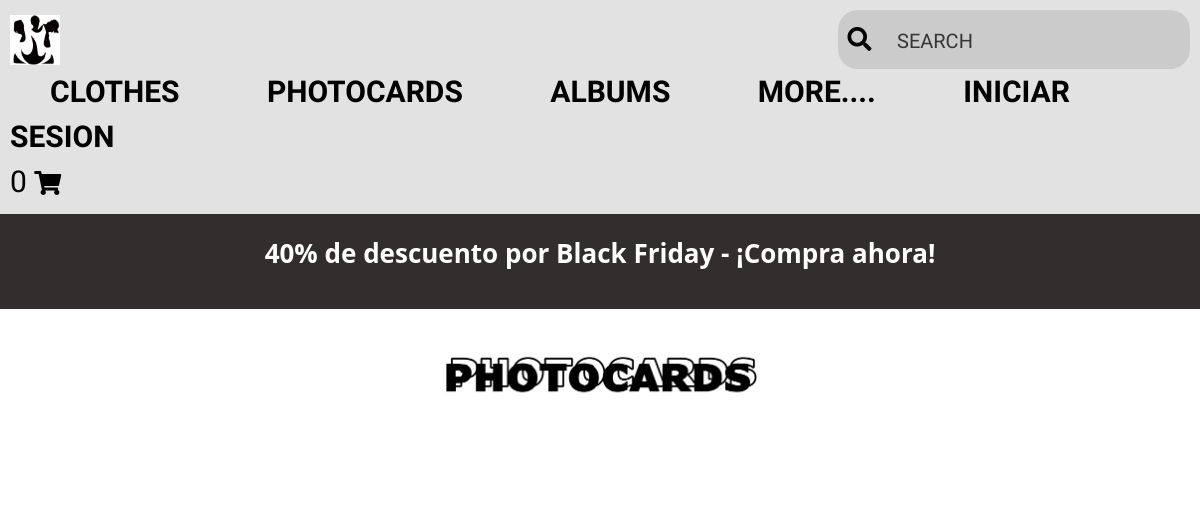
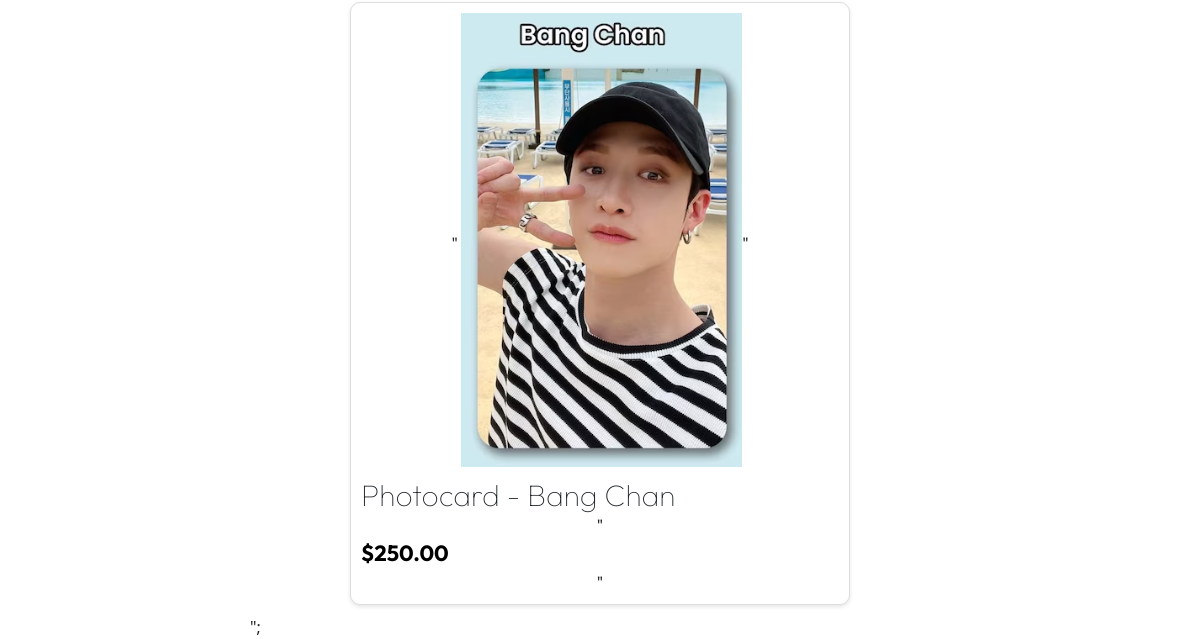
The page /photocards.php on the database as committed earlier (2 pictures, top to bottom).
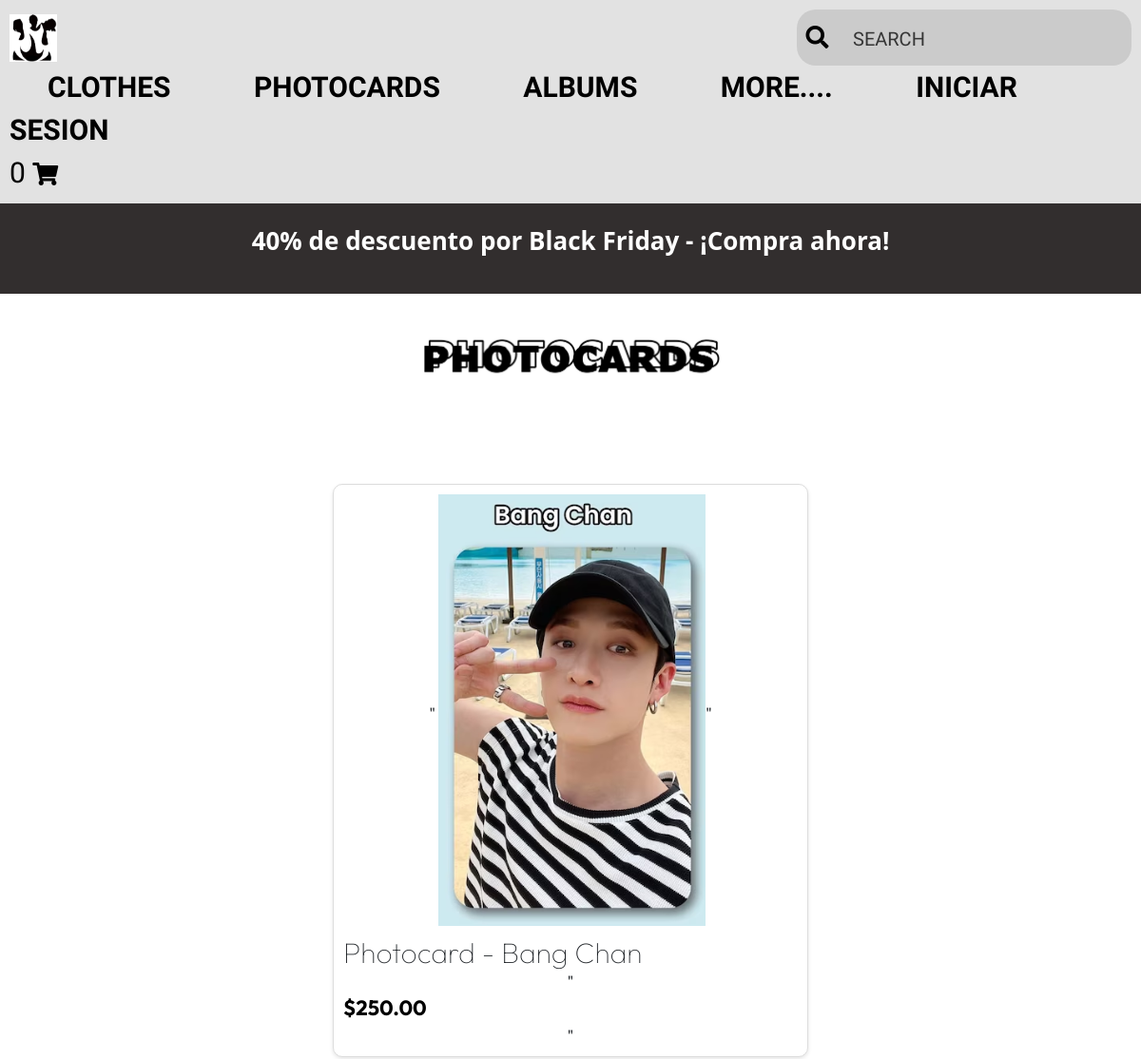
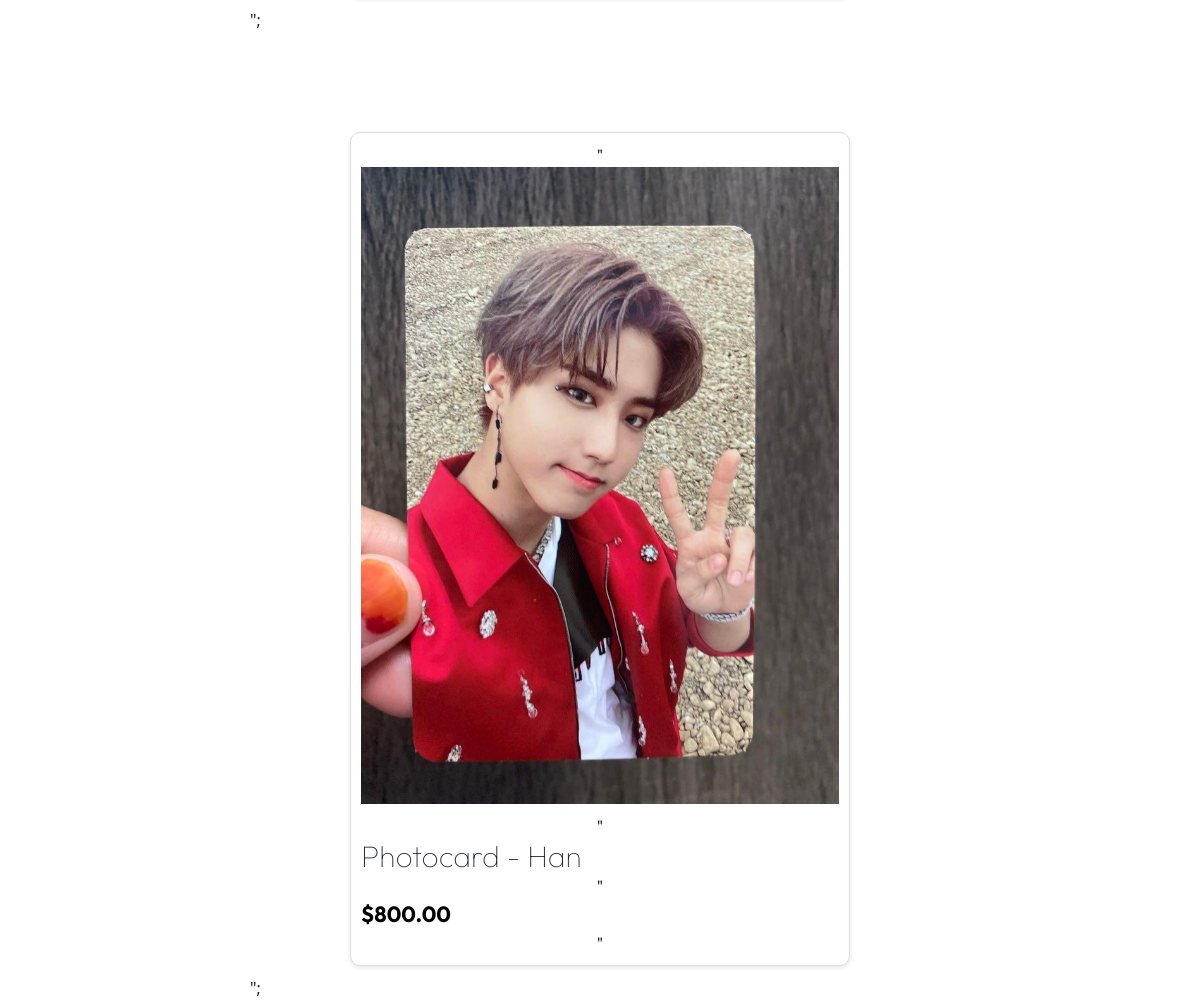
The same page on the database as committed later (2 pictures, top to bottom).
### tables this page shows
CREATE TABLE `producto` (
  `idProducto` int(11) NOT NULL AUTO_INCREMENT,
  `nombre` varchar(100) NOT NULL,
  `precio` float NOT NULL,
  `descripcion` varchar(500) NOT NULL,
  `img` varchar(100) NOT NULL,
  `categoria` varchar(30) NOT NULL,
  PRIMARY KEY (`idProducto`)
);

### config/config.php (called while the page is built, shortened)
 <?php
    $num_cart = 0;
?>

### photocards.php (the view, shortened to what this page needs)
<?php
  require 'config/config.php';
  $db = new Database();
  $con = $db->conectar();
  $sql = $con->prepare("SELECT * FROM producto where categoria='photocards'");
  $sql->execute();
  $resultado = $sql->fetchAll(PDO::FETCH_ASSOC);
?>
<!DOCTYPE html>
<html lang="es">
<head>
    <link rel="stylesheet" href="CSS/estilos.css">
    <link rel="stylesheet" href="CSS/userEstilos.css">
    <link rel="stylesheet" href="https://cdnjs.cloudflare.com/ajax/libs/font-awesome/5.15.1/css/all.min.css">
</head>
<body>
  <?php include 'header.php'?>
  <div class='contenedor-logo-subtienda'>
  <img src='img/PHOTOCARDS.png' class='logo-subtienda' />
</div>
<div class='productos-contenedor'>
  <?php if (count($resultado) > 0) {
      foreach ($resultado as $producto) { ?>
        <a href='details.php?id=<?php echo $producto['idProducto'];?>&token=<?php
        echo hash_hmac('sha1', $producto['idProducto'], KEY_TOKEN);?>' class='producto-link'>
        <div class='producto'>"
        <img src='<?php echo $producto['img']?>' alt='Imagen del producto' />"
        <h2><?php echo $producto['nombre'];?></h2>"
        <p>$<?php echo number_format($producto['precio'], 2, '.', ',');?></p>"
        </div>";
        </a>
     <?php }
  } else {
      echo "No hay productos disponibles.";
  } ?>
  </div>
</body>
</html>

### header.php (shortened to what this page needs)
<?php
require 'config/config.php';
?>
<!DOCTYPE html>
<html lang="es">
<head>
    <link href="https://cdn.jsdelivr.net/npm/bootstrap@5.1.3/dist/css/bootstrap.min.css" rel="stylesheet">
    <link rel="stylesheet" href="CSS/estilos.css">
    <link rel="stylesheet" href="CSS/userEstilos.css">
    <link rel="stylesheet" href="https://cdnjs.cloudflare.com/ajax/libs/font-awesome/5.15.1/css/all.min.css">
</head>
<body>
    <header class="header">
        <nav class="navbar">
            <div class="menu-icon">
                <a href='<?php echo BASE_URL; ?>'>
                    <img src="<?php echo BASE_URL; ?>img/m3.png" class="logo-menu">
                </a>
            </div>
            <div class="search-bar">
                <form id="search-form" action="<?php echo BASE_URL; ?>Busqueda.php" method="GET">
                    <i class="fas fa-search" id="search-icon"></i>
                    <input type="text" name="q" id="search-input" placeholder="SEARCH">
                </form>
            </div>
            <div class="nav-links">
                <a href="<?php echo BASE_URL; ?>clothes.php">CLOTHES</a>
                <a href="<?php echo BASE_URL; ?>photocards.php">PHOTOCARDS</a>
                <a href="<?php echo BASE_URL; ?>albums.php">ALBUMS</a>
                <a href="<?php echo BASE_URL; ?>more.php">MORE....</a>
                <?php if (isset($_SESSION['usuario'])): ?>
                    <?php if (isset($_SESSION['rol']) && $_SESSION['rol'] === 'admin'): ?>
                        <a href="<?php echo BASE_URL; ?>admin.php">ADMIN</a> |
                    <?php endif; ?>
                    <a href="<?php echo BASE_URL; ?>logout.php">CERRAR SESION</a>
                <?php else: ?>
                    <a href="<?php echo BASE_URL; ?>login.php">INICIAR SESION</a>
                <?php endif; ?>
            </div>
            <div class="nav-icons">
                <a href="checkout.php" id="carrito-icono"><span id="num_cart"><?php echo $num_cart ?></span>
                    <i class="fas fa-shopping-cart"></i>
                </a>
            </div>
        </nav>
    </header>
    <div class="discount-banner">
        <p class='banner-text'>40% de descuento por Black Friday - ¡Compra ahora!</p>
    </div>
</body>
</html>

### CSS/estilos.css (style rules this page uses)
* { margin: 0; padding: 0; box-sizing: border-box; }
.header { font-family: 'Raleway', sans-serif; font-size: 30px; }
.navbar { display: flex; justify-content: space-between; align-items: center; background-color: #e2e2e2; padding: 10px; }
.logo-menu { height: 50px; width: 50px; }
.search-bar i, .nav-icons a i { font-size: 24px; color: black; margin-right: 10px; }
.search-bar { display: flex; align-items: center; background-color: #cbcbcb; padding: 5px 10px; border-radius: 20px; }
.search-bar input[type="text"] { background-color: #cbcbcb; font-family: 'Raleway', sans-serif; font-weight: 300; font-size: 20px; color: #333; border: none; outline: none; padding: 8px; }
.search-bar input[type="text"]::placeholder { color: #353535; font-family: 'Raleway', sans-serif; font-size: 20px; }
.nav-links a { color: black; text-decoration: none; margin: 0 40px; font-weight: bold; }
.nav-icons a { color: black; text-decoration: none; font-style: bold; }
.discount-banner { background-color: #322E2E; color: white; text-align: center; padding: 20px 0px; font-weight: bold; overflow: hidden; white-space: nowrap; position: relative; display: flex; align-items: center; justify-content: center; }
.banner-text { font-size: 26px; white-space: nowrap; display: inline-block; min-width: 100%; animation: moveBanner 15s linear infinite; }
.productos-contenedor { display: flex; flex-wrap: wrap; justify-content: center; align-items: stretch; gap: 0px; }
.producto { border: 1px solid #ddd; padding: 10px; margin: 100px 100px 10px 100px; width: 500px; text-align: center; flex: 0 1 calc(33.333% - 20px); background-color: #fff; box-shadow: 0 2px 4px rgba(0, 0, 0, 0.1); font-family: 'Outfit', sans-serif; border-radius: 10px; transition: transform 0.3s ease; }
.producto h2 { font-size: 30px; font-weight: 100; text-align: left; margin: 0; color: #000000; }
.producto p { font-size: 22px; font-weight: 700; text-align: left; color: #000000; margin: 0; }
.producto-link { text-decoration: none; color: inherit; display: block; }
.producto-link h2 { color: inherit; text-decoration: none; }
.producto img { max-width: 100%; height: auto; margin-bottom: 10px; transition: transform 0.3s ease; }
.contenedor-logo-subtienda { display: flex; justify-content: center; align-items: center; width: 100%; height: 8vh; margin-top: 3%; }
.logo-subtienda { max-width: 100%; max-height: 100%; display: block; }

Rows that differ between the two databases and show on the page:
added producto: img (picture), nombre "Photocard - Han", precio "800.00"
